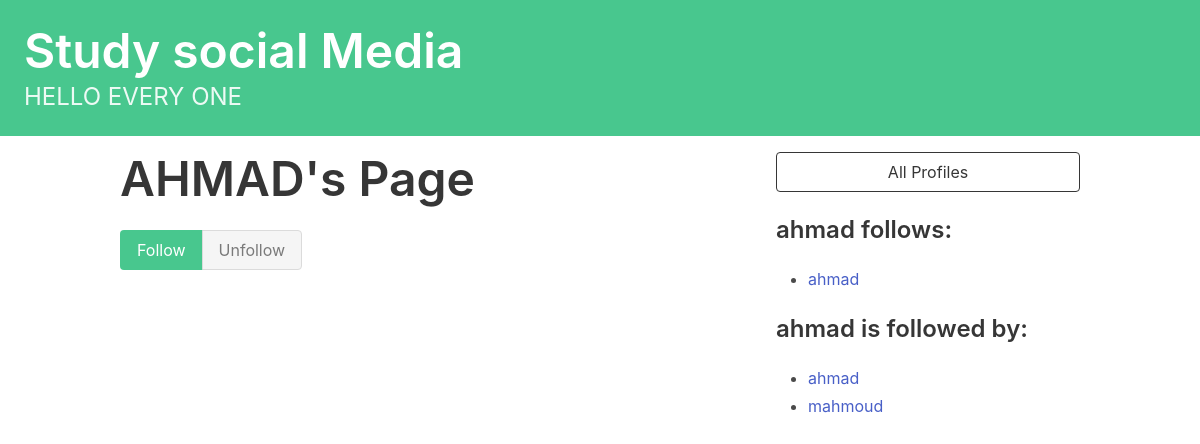
The page /profile/2 on the database its author committed.
### dwitter/models.py (models this page shows)
class Profile(models.Model):
    user = models.OneToOneField(User, on_delete=models.CASCADE)
    follows = models.ManyToManyField(
        "self", related_name="followed_by", symmetrical=False, blank=True
    )
    def __str__(self):
        return self.user.username

### dwitter/views.py (the view, shortened to what this page needs)
# urls.py: path("profile/<int:pk>", profile, name="profile"),
def profile(request, pk):
    profile = Profile.objects.get(pk=pk)
    return render(request, "dwitter/profile.html", {"profile": profile})

### dwitter/templates/dwitter/profile.html (shortened to what this page needs)
{% extends 'base.html' %}
{% block content %}
<div class="column">
    <div class="block">
    <h1 class="title is-1">
        {{profile.user.username|upper}}'s Page
    </h1>
    <form method="post">
        <div class="buttons has-addons">
        {% if profile in user.profile.follows.all %}
            <button class="button is-success is-static">Follow</button>
            <button class="button is-danger" name="follow" value="unfollow">
                Unfollow
            </button>
        {% else %}
            <button class="button is-success" name="follow" value="follow">
                Follow
            </button>
            <button class="button is-danger is-static">Unfollow</button>
        {% endif %}
        </div>
    </form>
    </div>
</div>
<div class="column is-one-third">
    <div class="block">
        <a href="{% url 'dwitter:profile_list' %}">
            <button class="button is-dark is-outlined is-fullwidth">
                All Profiles
            </button>
        </a>
    </div>
    <div class="block">
        <h3 class="title is-4">
            {{profile.user.username}} follows:
        </h3>
        <div class="content">
            <ul>
            {% for following in profile.follows.all %}
                <li>
                    <a href="{% url 'dwitter:profile' following.id %}">
                        {{ following }}
                    </a>
                </li>
            {% endfor %}
            </ul>
        </div>
    </div>
    <div class="block">
        <h3 class="title is-4">
            {{profile.user.username}} is followed by:
        </h3>
        <div class="content">
            <ul>
            {% for follower in profile.followed_by.all %}
                <li>
                    <a href="{% url 'dwitter:profile' follower.id %}">
                        {{ follower }}
                    </a>
                </li>
            {% endfor %}
            </ul>
        </div>
    </div>
</div>
{% endblock content %}

### rows shown on the page
Profile: user.username "AHMAD", user.username "ahmad"
Profile: user.username "mahmoud"
